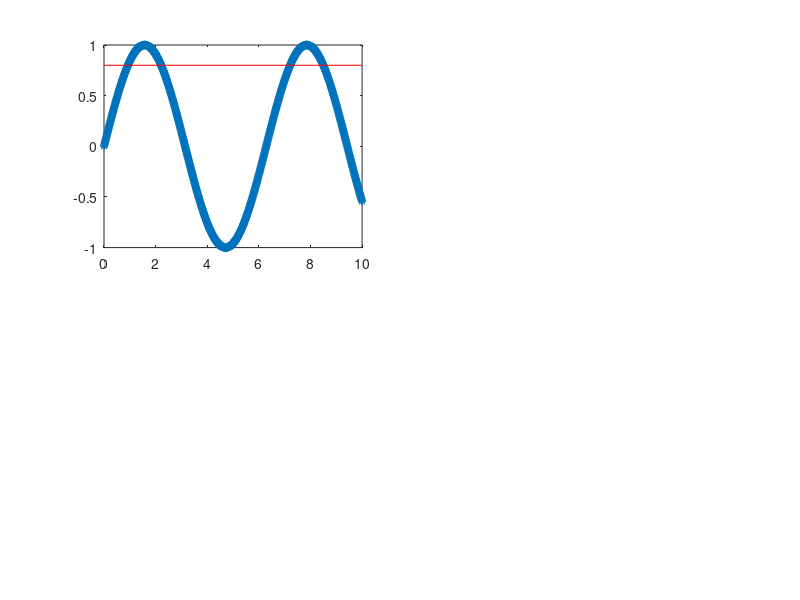

The MATLAB script that drew this image: (Note: this script raises an error after producing the figure.)
% Clear environment
clc
clearvars
disp('Environment cleared and ready for new calculations.');

% Simple calculations (scalars)
y = 5;
x = 10;

total = x + y;
mul = x * y;         % scalar multiplication
div = y / x;

fprintf('Sum: %d\n', total);
fprintf('Multiplication: %d\n', mul);
fprintf('Division: %f\n', div);

% Matrices, Arrays and Linear Algebra
x_row = 1:10;        % 1 through 10 (row vector)
whos
x_col = x_row.';     % transpose -> column vector


x_lin = linspace(1,10,100);  % 100 evenly spaced points between 1 and 10

y_vec = [12 50 -8 -100 -200];

A = [1,2; 3,4; 5,6; 7,8];     % 4x2 matrix

A_plus2 = A + 2;
A_times2 = A * 2;

At = A.';                     % transpose (2x4)
AAt = A * At;                 % (4x2)*(2x4) -> 4x4

w = linspace(0,100,10);       % start, stop, number of points
w_square = w .^ 2;            % element-wise square

x2 = 22:100;                  % another 1D array
Matrices = [1,2,3; 4,5,6];    % 2x3 matrix

Aones = ones(3,1);            % 3x1 column of ones
B10 = zeros(10,1);            % 10x1 zeros (use zeros(10) for 10x10)
C = zeros(2,8);               % 2x8 zeros matrix
D = eye(3);                   % 3x3 identity

x =1:2:10                     % start, jump, stop

% Index 
clc, clearvars

A = [5,3,4.2; 8 9 0]

A (2,2)    % for calling 9 means 2 row X 2 column

A(2,2) + A(2,1) % Adding 9 + 8

% If we are having matrix 

A = [1 2 3 4 5 6 7 8];

A(1)
A(2)

A(end) % Last value in the Matrix


A = [1 2 3; 4 5 6];
A(1,1) = 100

A(2,:)  % all the values of 2 row

A(2, 1:3)  % the values of 2 row from 1 column to 3 column 

A(2, 1:end)


%% QUESTION 1: Function Analysis
% A) What is the maximum value of the following equation on the range 0 < x < 5?
%    Equation: y = -(x - 3)^2 + 10
%
% B) What is the minimum of the function?
%
% C) At what x-value does the maximum y-value occur?
%
% D) What is y(20.7)?

clc, clearvars, close all  % close all clears all figures that we in upperscript


%generate bunch of X values 0 and 5

X = linspace(0,5)   % it will give 100 values

Y = (-(X-3).^2)  + 10   % its and element wise opeation add a dot 

%plot(X,Y, '*');

help max

[Max_value, I] = max(Y) % I will give the index of this 

X_max_value = X(I)   % 60th avalue of X


% Now we are going to define the custom fucntion, MAtlab calls these Anonymous Function 
Y = @(x) (-(x-3)).^2 +10
Y(20.2)

%% SECTION 2: Curve Transformations and Plotting (-10 to 10)

% A) Plot the equation y = -(x - 3)^2 + 10 from x = -10 to 10.

% B) How does the curve change if 15 is added instead of 10?

% C) How does the curve change if (x-5) is in parenthesis?
clc, clearvars

x = -10:10
y_1 = -(x-3).^2 +10
y_2 = -(x-3).^2 +15
y_3 = -(x-5).^2 +10

% figure(1) % Open one window
% plot(x, y_1, 'ms', 'LineWidth', 0.6)
% hold on    % Now everything after this stays in Figure 1
% plot(x, y_2, 'bv', 'LineWidth', 0.6)
% plot(x, y_3, 'g+', 'LineWidth', 0.6)
% 
% xlabel('X'), ylabel('Y') 
% legend('Y1', 'Y2', 'Y3')
% grid on


% xlim([0,2])    % Changing the limit of X from 0 to 2

%% Sublpots 


subplot(2,2,1)
plot(x,y_1,'*')
xlabel('X')
ylabel('Y')
title('Y vs X ')
legend('Original')

%% SECTION 3: LOGIC 
% A) Based upon the following equation: y = sin(x)
%    What percent of y-values are greater than 0.8 for x = 0 to 10?

clc, clearvars

% parameters
x = linspace(0,10,1000)
y =sin(x)
y_check = 0.8

% actions
plot(x,y,'*')

hold on 
plot([0,10],[0.8,0.8], 'r-')

y_greater  = y > y_check

Final_percent = sum(y_greater)/length(y)

height(y), width(y)





%%  LOGIC AND LOOPS
% IF approach 


% SECTION 4: Random Numbers and Logic
% A) Generate 10 random values from 1 to 5. Count the number of 3's.
% B) Display 'wow!' if more than 20% of the random numbers are 3.
% C) Do parts A and B with a For Loop.
% D) Extend to 10 million random numbers - which method is faster?



clc, clearvars

A = randi(5,1,10)  % generates a row vector containing 10 random integers, where each integer is between 1 and 5.
A
% e.g. A = [2 3 1 3 3 5 4 1 2 3] 

if sum(A == 3) >= 3
    disp('wow!')
end


%% FOR LOOPS
     







%% While loops 

clc, clearvars

z =100;

while z>75
    disp(sqrt(z))
    z= z -1
end    
disp('loop ended')




%% custom function 

%% Unified Example: Function + For + While
clc, clearvars, close all

% 1. WRITE THE FUNCTION (The "Formula")
% This anonymous function calculates a pressure-adjusted temperature.
adj_temp = @(t) t * 1.05; 

% 2. THE FOR LOOP (The "Data Processor")
% We use this to apply the function to a specific set of 10 measurements.
raw_temps = [20, 30, 40, 50, 60, 70, 80, 90, 100, 110];
processed_data = zeros(1, 10); % Pre-allocation for speed

disp('--- Processing Batch Data with FOR Loop ---')
for i = 1:length(raw_temps)
    processed_data(i) = adj_temp(raw_temps(i));
    fprintf('Input: %d -> Adjusted: %.1f\n', raw_temps(i), processed_data(i));
end

% 3. THE WHILE LOOP (The "Safety Monitor")
% We use this to keep increasing a value UNTIL it hits a safety limit.
disp('--- Monitoring Safety Limit with WHILE Loop ---')
current_t = 50; 
safety_limit = 120;
seconds = 0;

while adj_temp(current_t) < safety_limit
    current_t = current_t + 10; % Increase temperature
    seconds = seconds + 1;
    fprintf('At %d seconds, Adjusted Temp is %.1f\n', seconds, adj_temp(current_t));
end

fprintf('Safety limit reached after %d iterations!\n', seconds);